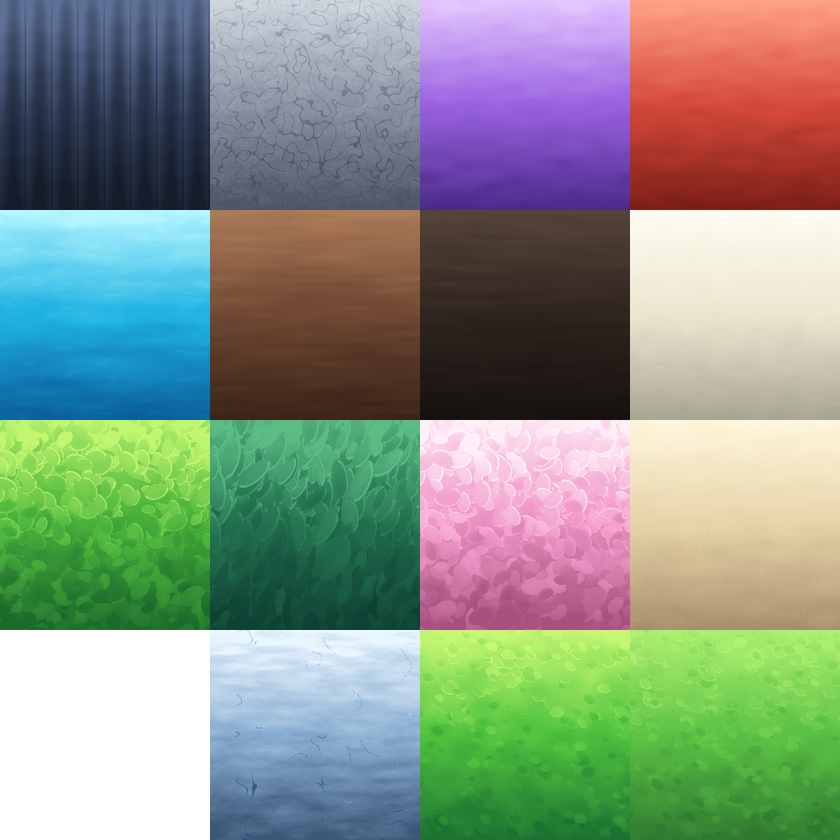
#> input picture .claude/skills/roblox-map-builder/examples/valleylake/roblox_sample/MistvaleLake_Palette.png, 840 x 840 px, shrunk from 1024 x 1024 before the run
$ python post.py roblox_sample/MistvaleLake_Palette.png out.png
#> lines starting #> are read from the running program, lines starting #| are printed output that depends on the picture
# py post.py in.png out.png : soft bloom (threshold + two blurs) + mild vibrance, the preview stand-in for Roblox Bloom
import sys, numpy as np
from PIL import Image, ImageFilter
im = Image.open(sys.argv[1]).convert('RGB'); a = np.asarray(im).astype(np.float32) / 255
#> further down, im is the input picture: PIL image 840x840 RGB; mean R, G, B 136.2, 148.5, 134.2
lum = a @ np.array([.3, .59, .11]); m = np.clip((lum - .72) / .28, 0, 1)[..., None] * a
#> after `lum = a @ np.array([0.3, 0.59, 0.11])`:
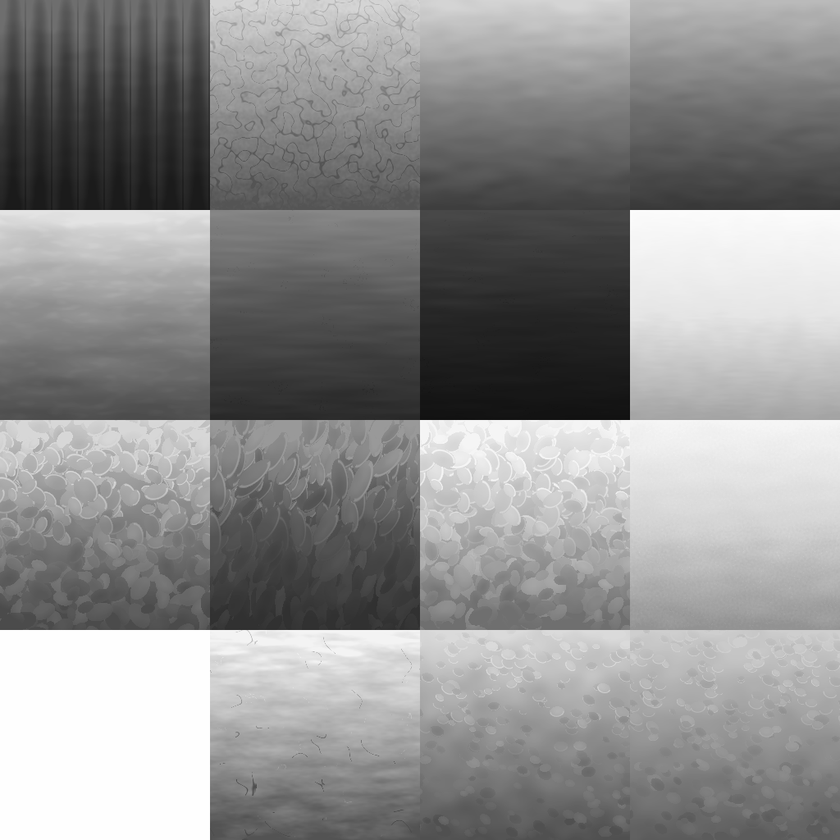
#> lum: shape (840, 840) float64; min 0.0564, max 1, mean 0.562
#> after `m = np.clip((lum - 0.72) / 0.28, 0, 1)[..., None] * a`:
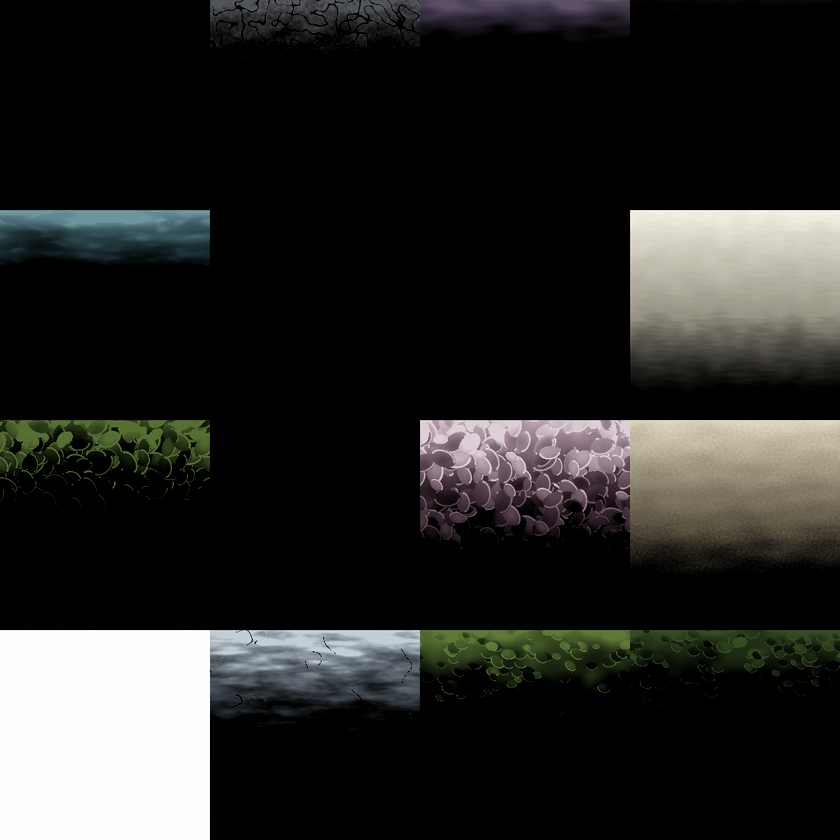
#> m: shape (840, 840, 3) float64; mean R, G, B 0.152, 0.152, 0.145
mi = Image.fromarray((m * 255).astype(np.uint8))
b = (np.asarray(mi.filter(ImageFilter.GaussianBlur(6))).astype(np.float32) * .5 + np.asarray(mi.filter(ImageFilter.GaussianBlur(24))).astype(np.float32) * .6) / 255
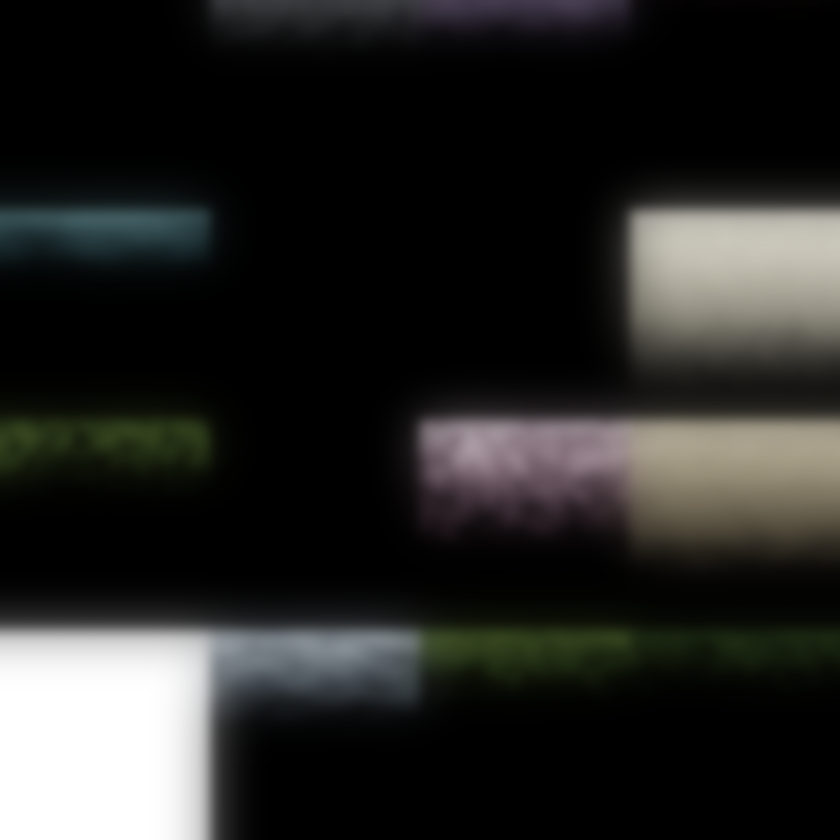
#> b: shape (840, 840, 3) float32; mean R, G, B 0.167, 0.167, 0.159; drawn with min black and max white
o = np.clip(a + b * .75, 0, 1)
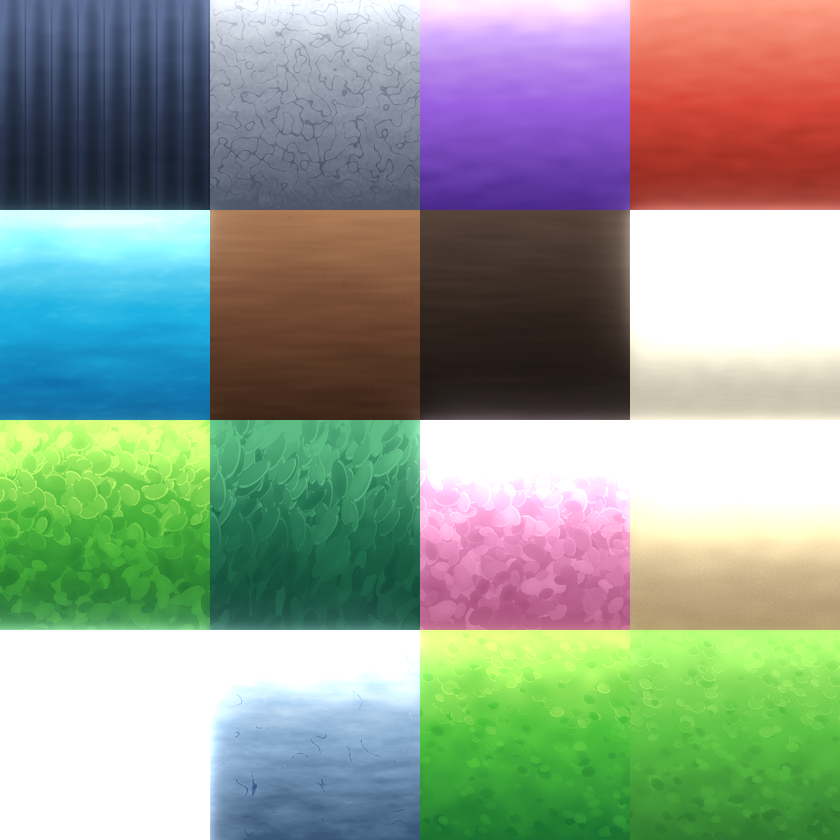
#> o: shape (840, 840, 3) float32; mean R, G, B 0.566, 0.619, 0.563
o = np.clip((o - .5) * 1.08 + .52, 0, 1); g = o.mean(axis=2, keepdims=True); o = np.clip(g + (o - g) * 1.15, 0, 1)
#> after `g = o.mean(axis=2, keepdims=True)`:
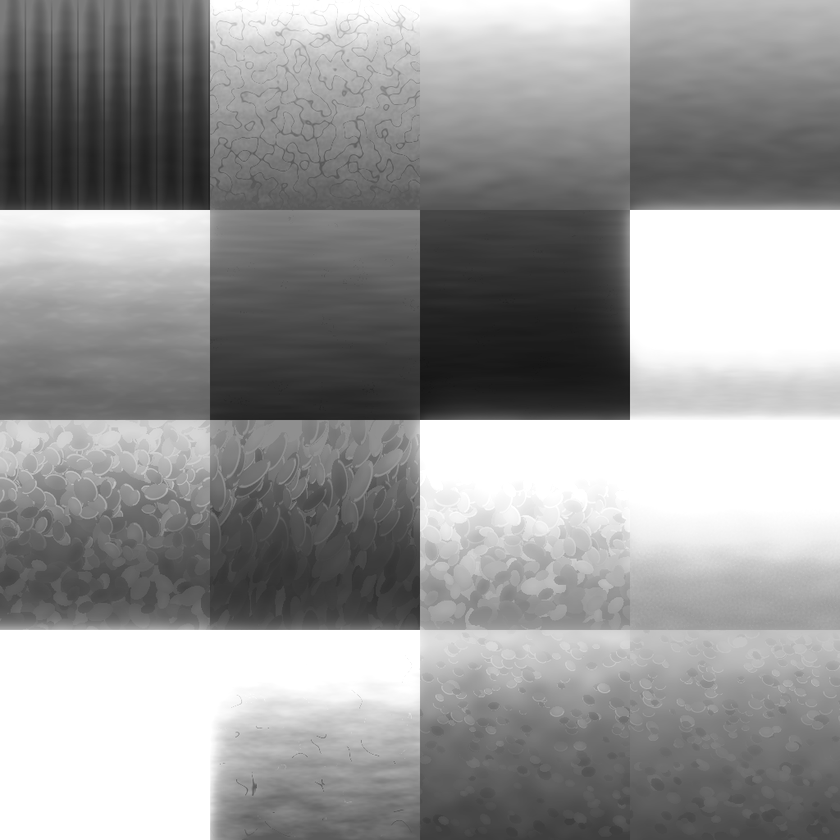
#> g: shape (840, 840, 1) float32; min 0.0836, max 1, mean 0.596
#> after `o = np.clip(g + (o - g) * 1.15, 0, 1)`:
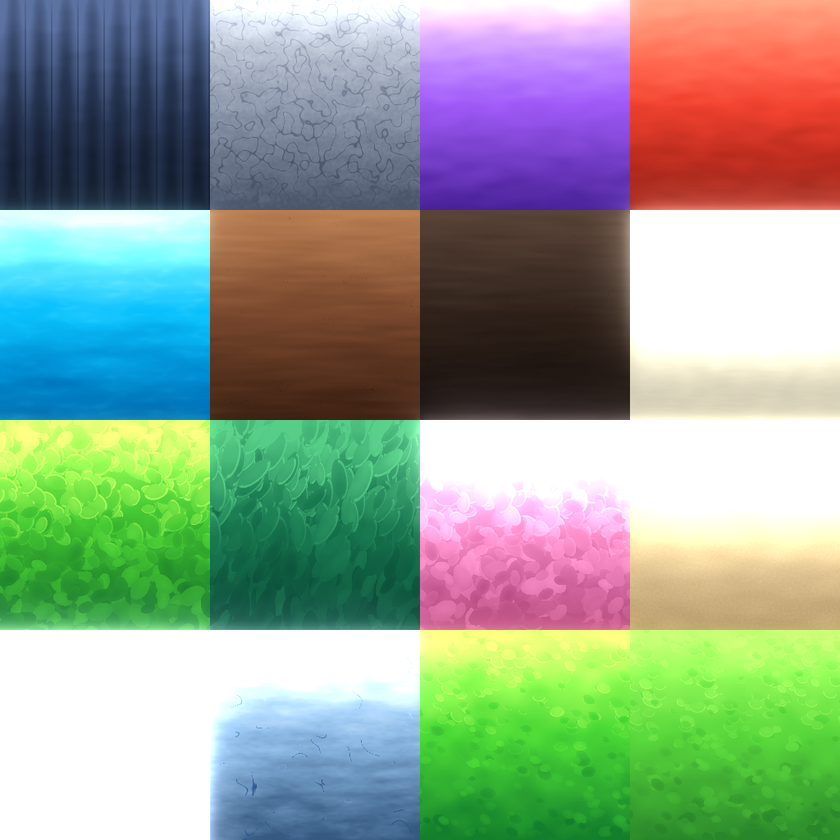
#> o: shape (840, 840, 3) float32; mean R, G, B 0.575, 0.638, 0.571
Image.fromarray((o * 255).astype(np.uint8)).save(sys.argv[2])
